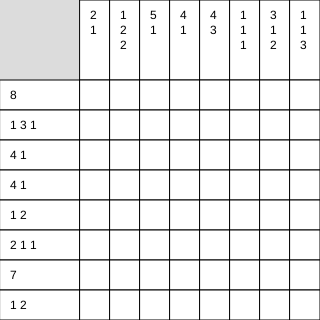
Frame 1 (no input)
Frame 60 (no input): identical to frame 1, image omitted
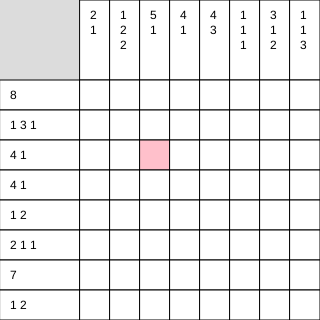
Frame 120 (the mouse pressed at the canvas centre since frame 60)

The p5.js sketch that drew these frames (run headless with seeded random() and noise() and a simulated clock; from frame 60 on, the mouse is pressed at the canvas centre):

// p5.js sketch
// ── sketch.js
let completeGame = false;

//colors:
let blank = 'white';
let filled = 'pink';
let ignored = 'dimgray';
let completeLine = 'gainsboro';
let words = 'black';

//board sizing
let size = 8;
let width = 30;
let offset = size * 10;

let grid;
let puzzle;
let horizontalHeadings = [];
let verticalHeadings = [];
let horizontalValues = [];
let verticalValues = [];
let rowStatus = [];
let colStatus = [];

function newPuzzle() {
  let puzzle = [];
  for (let i = 0; i < size; i++) {
    puzzle[i] = [];
    for (let j = 0; j < size; j++) {
      puzzle[i][j] = (Math.random() > 0.4);
    }
  }
  return puzzle;
}

function newGrid() {
  let grid = [];
  for (let i = 0; i < size; i++) {
    grid[i] = [];
    for (let j = 0; j < size; j++) {
      grid[i][j] = "b";
    }
  }
  return grid;
}

function isIn(i, j, mX, mY) {
  let x = i * width + offset;
  let y = j * width + offset;
  return (mX > x && mX < x + width && mY > y && mY < y + width);
}

function setup() {
  createCanvas(40 * size, 40 * size);
  grid = newGrid();
  puzzle = newPuzzle();

  console.log(puzzle);

  for (let i = 0; i < size; i++) {
    rowStatus[i] = blank;
    colStatus[i] = blank;
  }

  for (let i = 0; i < size; i++) {
    horizontalValues[i] = [0];
    verticalValues[i] = [0];
    let hcount = 0;
    let vcount = 0;
    for (let j = 0; j < size; j++) {
      if (puzzle[i][j]) {
        hcount++;
      } else if (hcount !== 0) {
        horizontalValues[i].push(hcount);
        hcount = 0;
      }
      if (puzzle[j][i]) {
        vcount++;
      } else if (vcount !== 0) {
        verticalValues[i].push(vcount);
        vcount = 0;
      }
    }
    if (hcount !== 0) {
      horizontalValues[i].push(hcount);
    }
    if (vcount !== 0) {
      verticalValues[i].push(vcount);
    }
    if (horizontalValues[i].length > 1) {
      horizontalValues[i].shift();
    }
    if (verticalValues[i].length > 1) {
      verticalValues[i].shift();
    }
  }
  for (let i = 0; i < size; i++) {
    horizontalHeadings[i] = horizontalValues[i].join("\n");
    verticalHeadings[i] = verticalValues[i].join(" ");
  }

}



function draw() {
  background(220);

  if (completeGame) {
    console.log("PUZZLE COMPLETE!");

  }
  //rect(0, 0, offset);

  for (let i = 0; i < size; i++) {
    fill(rowStatus[i]);
    rect(i * width + offset, 0, width, offset);
    fill(colStatus[i]);
    rect(0, i * width + offset, offset, width);

    fill(words);
    text(horizontalHeadings[i], i * width + offset + 10, 10, width, offset);
    text(verticalHeadings[i], 10, i * width + offset + 10, offset, width);
  }

  for (let i = 0; i < size; i++) {
    for (let j = 0; j < size; j++) {
      let c = grid[i][j];
      if (c === "b") fill(blank);
      if (c === "f") fill(filled);
      if (c === "i") fill(ignored);
      rect(i * width + offset, j * width + offset, width);
    }
  }
}

function checkLines() {
  for (let i = 0; i < size; i++) {

    let horizontalSubStr = "";
    let verticalSubStr = ""

    //turn grid into strings for each row
    for (let j = 0; j < size; j++) {
      horizontalSubStr += grid[i][j];
      verticalSubStr += grid[j][i];
    }

    //make regex
    let horizontalRegEx = "^(b|i)*"
    let verticalRegEx = "^(b|i)*";

    for (let j = 0; j < horizontalValues[i].length - 1; j++) {
      horizontalRegEx += "f{" + horizontalValues[i][j] + "}(b|i)+";
    }

    for (let j = 0; j < verticalValues[i].length - 1; j++) {
      verticalRegEx += "f{" + verticalValues[i][j] + "}(b|i)+";
    }

    horizontalRegEx = new RegExp(horizontalRegEx + "f{" + horizontalValues[i][horizontalValues[i].length - 1] + "}(b|i)*$");
    verticalRegEx = new RegExp(verticalRegEx + "f{" + verticalValues[i][verticalValues[i].length - 1] + "}(b|i)*$");

    if (horizontalRegEx.test(horizontalSubStr)) {
      rowStatus[i] = completeLine;
    } else {
      rowStatus[i] = blank;
    }

    if (verticalRegEx.test(verticalSubStr)) {
      colStatus[i] = completeLine;
    } else {
      colStatus[i] = blank;
    }
  }
}

function checkWin() {
  for (let i = 0; i < size; i++) {
    if (rowStatus[i] == blank || colStatus[i] == blank) {
      return;
    }
  }
  completeGame = true;
}

function mousePressed() {
  for (let i = 0; i < size; i++) {
    for (let j = 0; j < size; j++) {
      let x = i * width + offset;
      let y = j * width + offset;
      if (isIn(i, j, mouseX, mouseY)) {
        if (grid[i][j] === "b") {
          grid[i][j] = "f";
        } else if (grid[i][j] === "f") {
          grid[i][j] = "i";
        } else if (grid[i][j] === "i") {
          grid[i][j] = "b";
        }
        checkLines();
        checkWin();
        return;
      }
    }
  }
}
